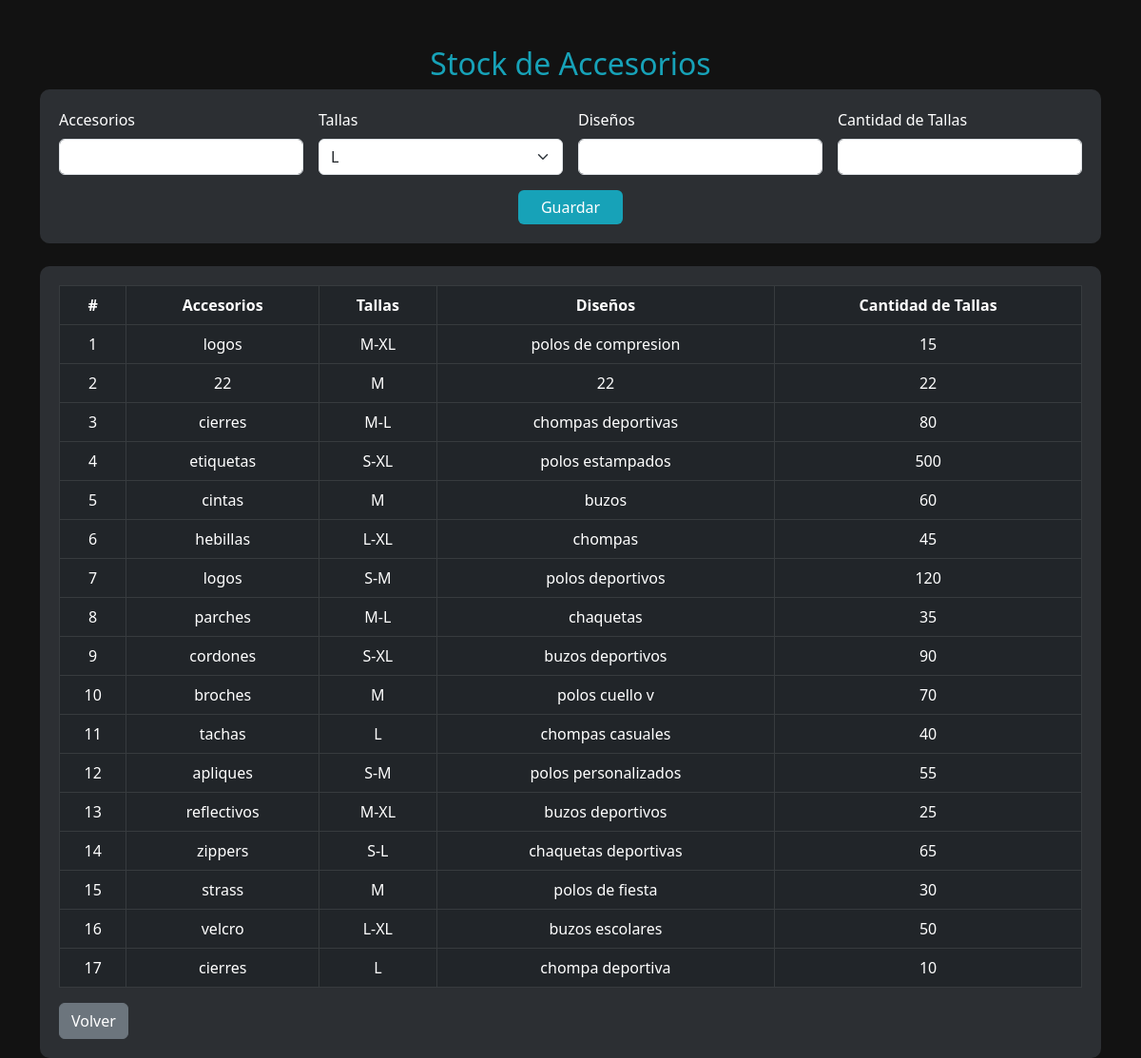
The app's page /Stock.php with its own data.
### tables this page shows
CREATE TABLE `stock_accesorios` (
  `id` int NOT NULL,
  `accesorio` varchar(100) NOT NULL,
  `tallas` varchar(100) NOT NULL,
  `diseños` varchar(100) NOT NULL,
  `cantidad_tallas` int NOT NULL
);

### Stock.php (the view, shortened to what this page needs)
<?php
$servername = "localhost";
$username = "root";
$password = "";
$database = "textil_db";
$conn = new mysqli($servername, $username, $password, $database);
?>
<!DOCTYPE html>
<html lang="es">
<head>
    <link rel="stylesheet" href="https://cdn.jsdelivr.net/npm/bootstrap@5.3.0/dist/css/bootstrap.min.css">
</head>
<body>
<div class="container mt-5">
    <h2 class="text-center">Stock de Accesorios</h2>
    <form method="POST" class="form-container">
        <div class="row g-3">
            <div class="col-md-3">
                <label class="form-label">Accesorios</label>
                <input type="text" name="accesorio" class="form-control" required>
            </div>
            <div class="col-md-3">
                <label class="form-label">Tallas</label>
                <select name="tallas" class="form-select" required>
                    <option value="L">L</option>
                </select>
            </div>
            <div class="col-md-3">
                <label class="form-label">Diseños</label>
                <input type="text" name="disenos" class="form-control" required>
            </div>
            <div class="col-md-3">
                <label class="form-label">Cantidad de Tallas</label>
                <input type="number" name="cantidad_tallas" class="form-control" required>
            </div>
            <div class="col-md-12 d-flex justify-content-center">
                <button type="submit" class="btn btn-primary px-4">Guardar</button>
            </div>
        </div>
    </form>
    <div class="table-container mt-4">
        <table class="table table-dark table-bordered text-center">
            <thead>
                <tr>
                    <th>#</th>
                    <th>Accesorios</th>
                    <th>Tallas</th>
                    <th>Diseños</th>
                    <th>Cantidad de Tallas</th>
                </tr>
            </thead>
            <tbody>
            <?php
            $sql = "SELECT * FROM stock_accesorios";
            $result = $conn->query($sql);
            if ($result->num_rows > 0) {
                $contador = 1;
                while ($row = $result->fetch_assoc()) {
                    echo "<tr>
                            <td>$contador</td>
                            <td>{$row['accesorio']}</td>
                            <td>{$row['tallas']}</td>
                            <td>{$row['diseños']}</td>
                            <td>{$row['cantidad_tallas']}</td>
                          </tr>";
                    $contador++;
                }
            } else {
                echo "<tr><td colspan='5'>No hay registros</td></tr>";
            }
            ?>
            </tbody>
        </table>
        <button class="btn btn-secondary" onclick="history.back()">Volver</button>
    </div>
</div>
</body>
</html>

### Stock.php (style rules this page uses)
body { background-color: #121212; color: white; }
.form-container, .table-container { background-color: #2c2f33; padding: 20px; border-radius: 10px; }
h2 { color: #17a2b8; }
.btn-primary { background-color: #17a2b8; border: none; }

### records on screen
stock_accesorios: accesorio "logos", tallas "M-XL", diseños "polos de compresion", cantidad_tallas "15"
stock_accesorios: accesorio "22", tallas "M", diseños "22", cantidad_tallas "22"
stock_accesorios: accesorio "cierres", tallas "M-L", diseños "chompas deportivas", cantidad_tallas "80"
stock_accesorios: accesorio "etiquetas", tallas "S-XL", diseños "polos estampados", cantidad_tallas "500"
stock_accesorios: accesorio "cintas", tallas "M", diseños "buzos", cantidad_tallas "60"
stock_accesorios: accesorio "hebillas", tallas "L-XL", diseños "chompas", cantidad_tallas "45"
stock_accesorios: accesorio "logos", tallas "S-M", diseños "polos deportivos", cantidad_tallas "120"
stock_accesorios: accesorio "parches", tallas "M-L", diseños "chaquetas", cantidad_tallas "35"
stock_accesorios: accesorio "cordones", tallas "S-XL", diseños "buzos deportivos", cantidad_tallas "90"
stock_accesorios: accesorio "broches", tallas "M", diseños "polos cuello v", cantidad_tallas "70"
stock_accesorios: accesorio "tachas", tallas "L", diseños "chompas casuales", cantidad_tallas "40"
stock_accesorios: accesorio "apliques", tallas "S-M", diseños "polos personalizados", cantidad_tallas "55"
stock_accesorios: accesorio "reflectivos", tallas "M-XL", diseños "buzos deportivos", cantidad_tallas "25"
stock_accesorios: accesorio "zippers", tallas "S-L", diseños "chaquetas deportivas", cantidad_tallas "65"
stock_accesorios: accesorio "strass", tallas "M", diseños "polos de fiesta", cantidad_tallas "30"
stock_accesorios: accesorio "velcro", tallas "L-XL", diseños "buzos escolares", cantidad_tallas "50"
stock_accesorios: accesorio "cierres", tallas "L", diseños "chompa deportiva", cantidad_tallas "10"
